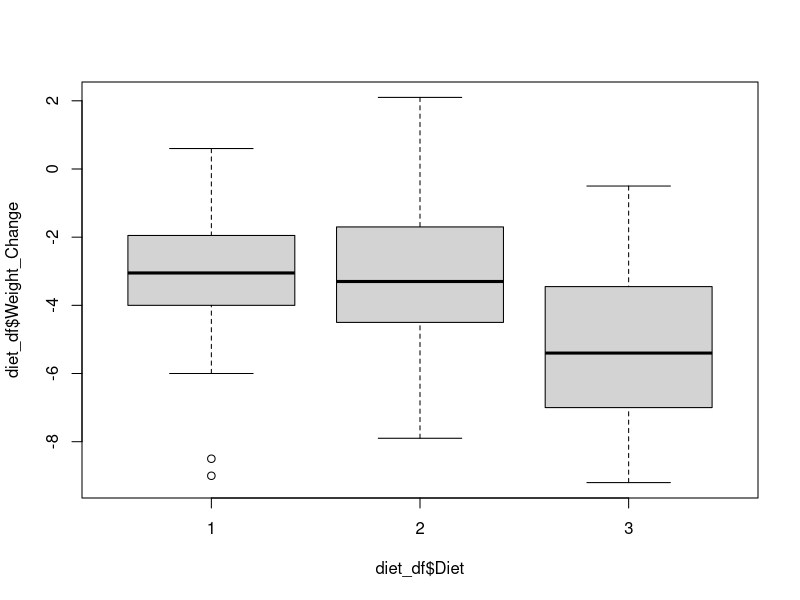
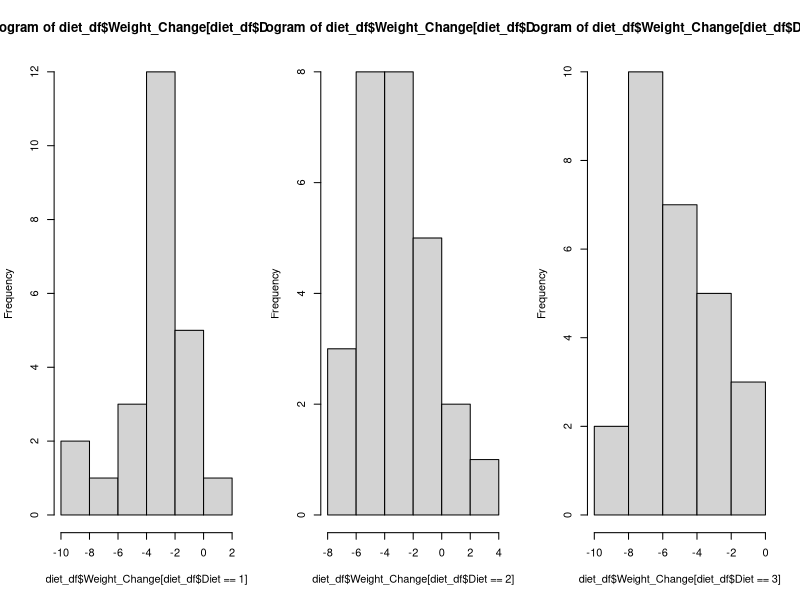
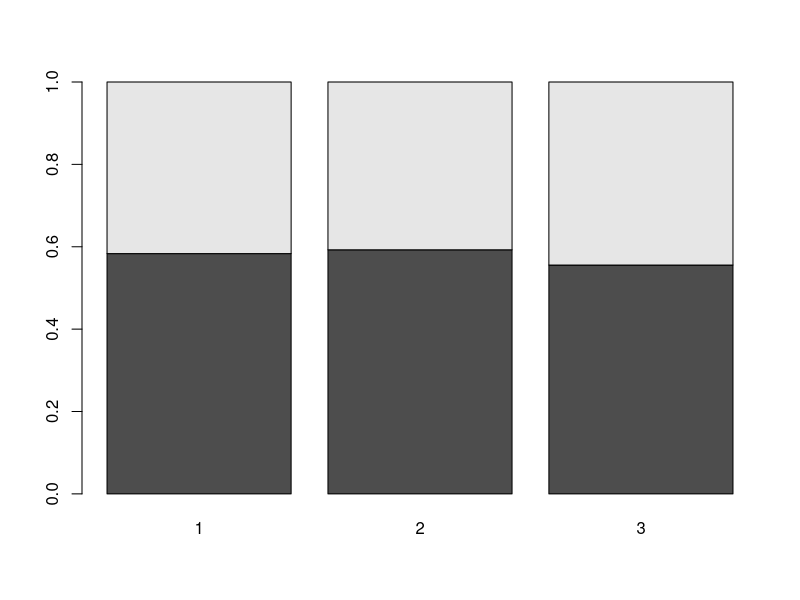
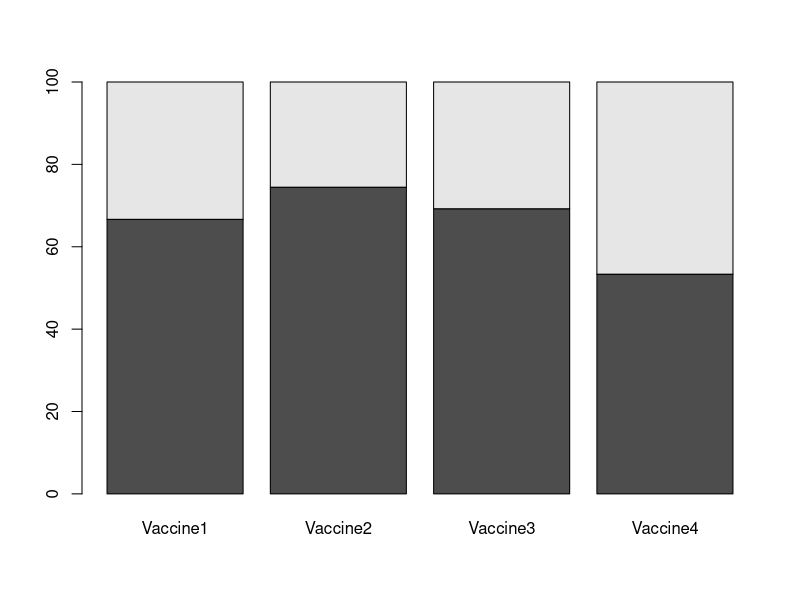

Reproduce these figures in R, in order.
## ---- chunk 1
knitr::opts_chunk$set(echo = TRUE)
## ---- chunk 2
diet_df <- read.csv("../data/Diet_R.csv")

head(diet_df)

# turn categorical variables into factor
diet_df$Diet <- as.factor(diet_df$Diet)
diet_df$gender <- as.factor(diet_df$gender)

# create new variable
diet_df$Weight_Change <- diet_df$weight6weeks - diet_df$pre.weight

summary(diet_df)

boxplot(diet_df$Weight_Change~diet_df$Diet)
## ---- chunk 3
par(mfrow = c(1, 3))
hist(diet_df$Weight_Change[diet_df$Diet == 1])
hist(diet_df$Weight_Change[diet_df$Diet == 2])
hist(diet_df$Weight_Change[diet_df$Diet == 3])
par(mfrow = c(1, 1))
## ---- chunk 4
grand_mean <- mean(diet_df$Weight_Change)
mean1 <- mean(diet_df$Weight_Change[diet_df$Diet == 1])
mean2 <- mean(diet_df$Weight_Change[diet_df$Diet == 2])
mean3 <- mean(diet_df$Weight_Change[diet_df$Diet == 3])
## ---- chunk 5

SS_bw <- sum(diet_df$Diet == 1) * (mean1 - grand_mean)^2 + 
    sum(diet_df$Diet == 2) * (mean2 - grand_mean)^2 +
    sum(diet_df$Diet == 3) * (mean3 - grand_mean)^2

SS_tot <- sum((diet_df$Weight_Change - grand_mean)^2) 

SS_wi <- SS_tot - SS_bw
## ---- chunk 6
df_tot <- nrow(diet_df) - 1
df_bw <- 3 - 1
df_wi <- df_tot - df_bw
## ---- chunk 7
MSE_bw <- SS_bw / df_bw
MSE_wi <- SS_wi / df_wi
## ---- chunk 8
F_stat <- MSE_bw / MSE_wi
F_stat
## ---- chunk 9
anova_table <- data.frame(Df = c(df_bw, df_wi), 
                          Sum_Sq = c(SS_bw, SS_wi),
                          Mean_Sq = c(MSE_bw, MSE_wi),
                          F_stat = c(F_stat, NA))
anova_table
## ---- chunk 10
F_crit <- qf(1 - 0.05, df1 = df_bw, df2 = df_wi)

F_stat > F_crit
## ---- chunk 11
1 - pf(F_stat, df1 = df_bw, df2 = df_wi)
## ---- chunk 12
fit <- aov(Weight_Change~Diet, data = diet_df)
summary(fit)
## ---- chunk 13
res <- TukeyHSD(fit)
res
## ---- chunk 14
table(diet_df$gender, exclude = FALSE)

# replace missing gender values with most frequent
diet_df$gender[is.na(diet_df$gender)] <- 0

# contigency table
tbl <- table(diet_df$Diet, diet_df$gender)
tbl

# relative frequencies
tbl / rowSums(tbl)
barplot(t(tbl / rowSums(tbl)))

chisq.test(tbl)
## ---- chunk 15
vac_tbl <- matrix(c(82, 70, 45, 48, 41, 24, 20, 42), ncol = 2)
colnames(vac_tbl) <- c("Protected", "Not")
rownames(vac_tbl) <- paste0("Vaccine", 1:4)
vac_tbl

# percentages
perc_tbl <- vac_tbl / rowSums(vac_tbl) * 100
barplot(t(perc_tbl))

chisq.test(vac_tbl)

### Post hoc analysis
post_hoc <- c()
for (i in 1:3) {
    for (j in (i + 1):4) {
        v1 <- rownames(vac_tbl)[i]
        v2 <- rownames(vac_tbl)[j]
        
        res <- chisq.test(vac_tbl[c(v1, v2), ])
        post_hoc <- rbind(post_hoc,
                          data.frame(v1 = v1, v2 = v2, p = res$p.value))
    }
}
post_hoc$adj_p <- p.adjust(post_hoc$p, method = "fdr")
post_hoc
